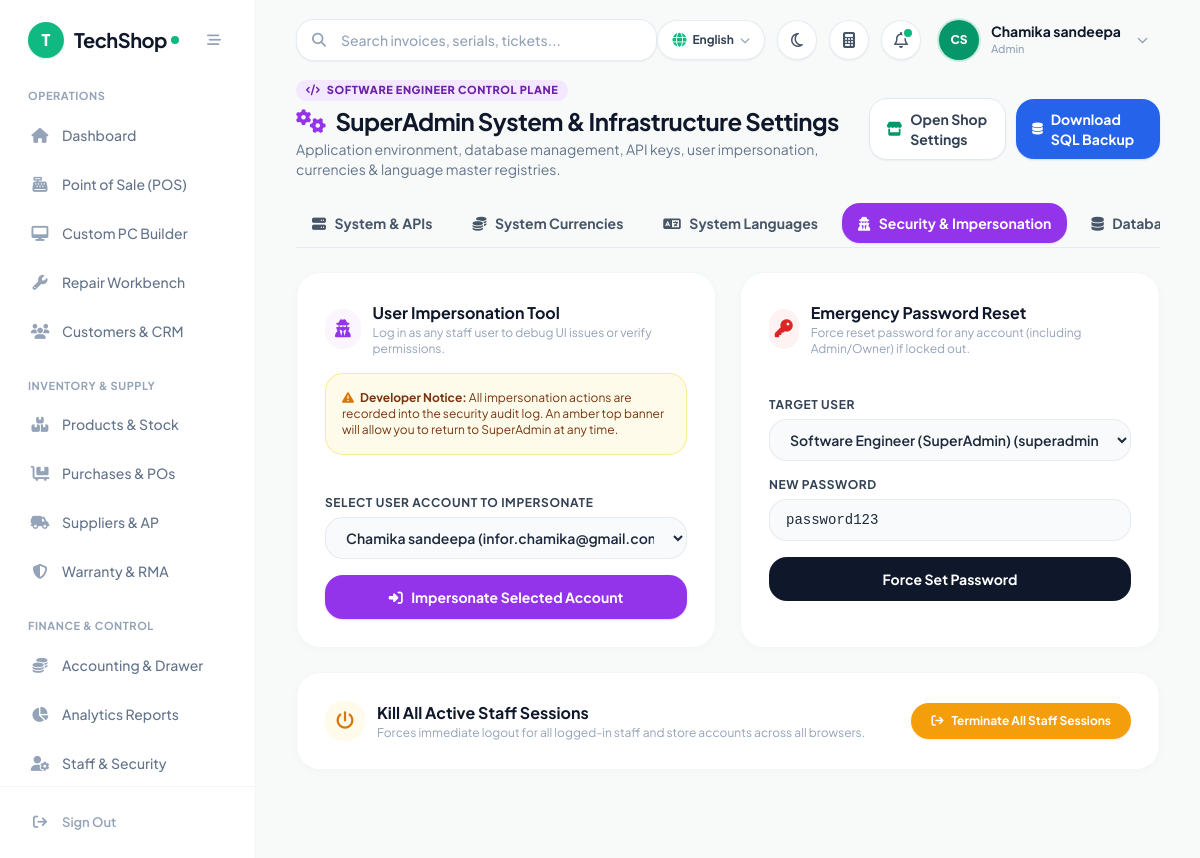
Screenshot of /pages/settings.php?tab=security (signed in) with the database file from the repository.
### tables this page shows
CREATE TABLE IF NOT EXISTS `settings` (
  `setting_key` varchar(50) NOT NULL,
  `setting_value` text,
  `created_at` timestamp NULL DEFAULT CURRENT_TIMESTAMP,
  `updated_at` timestamp NULL DEFAULT CURRENT_TIMESTAMP ON UPDATE CURRENT_TIMESTAMP,
  PRIMARY KEY (`setting_key`)
);

CREATE TABLE IF NOT EXISTS `users` (
  `id` bigint unsigned NOT NULL AUTO_INCREMENT,
  `name` varchar(255) NOT NULL,
  `email` varchar(255) NOT NULL,
  `password` varchar(255) NOT NULL,
  `role` varchar(50) NOT NULL DEFAULT 'Cashier',
  `status` tinyint(1) NOT NULL DEFAULT '1',
  `created_at` timestamp NULL DEFAULT CURRENT_TIMESTAMP,
  `updated_at` timestamp NULL DEFAULT CURRENT_TIMESTAMP ON UPDATE CURRENT_TIMESTAMP,
  `phone` varchar(30) DEFAULT NULL,
  `branch_id` int unsigned NOT NULL DEFAULT '1',
  PRIMARY KEY (`id`),
  UNIQUE KEY `email` (`email`)
);

### pages/settings.php (the view, shortened to what the rows shown need)
<?php
require_once '../includes/db.php';
require_once '../includes/auth.php';
enforce_page_access('settings.php');
$settings = [];
if ($pdo) {
    try {
        $stmt_s = $pdo->query("SELECT setting_key, setting_value FROM settings");
        while ($row = $stmt_s->fetch(PDO::FETCH_ASSOC)) {
            $settings[$row['setting_key']] = $row['setting_value'];
        }
    } catch (Exception $e) {}
}
function is_flag_enabled($key, $default = 1) {
    global $settings;
    return $settings[$key] === '1' || $settings[$key] === 'true';
}
$tab = $_GET['tab'] ?? 'system';
require_once '../includes/header.php';
?>
<div class="space-y-6 max-w-7xl mx-auto pb-12">
    <div class="flex flex-col sm:flex-row sm:items-center justify-between gap-4">
        <div>
            <h1 class="text-2xl font-bold text-slate-900 tracking-tight flex items-center gap-2.5">
                <i class="fa-solid fa-gears text-purple-600"></i>
                <span>SuperAdmin System & Infrastructure Settings</span>
            </h1>
        </div>
    </div>
    <?php if ($tab === 'security'): ?>
    <div class="grid grid-cols-1 lg:grid-cols-2 gap-6">
        <div class="bg-white rounded-3xl shadow-card border border-slate-100/90 p-6 sm:p-7 space-y-4">
            <div class="flex items-center gap-3">
                <div>
                    <h2 class="text-base font-bold text-slate-900">User Impersonation Tool</h2>
                </div>
            </div>
        </div>
        <div class="bg-white rounded-3xl shadow-card border border-slate-100/90 p-6 sm:p-7 space-y-4">
            <div class="flex items-center gap-3">
                <div>
                    <h2 class="text-base font-bold text-slate-900">Emergency Password Reset</h2>
                </div>
            </div>
        </div>
        <div class="lg:col-span-2 bg-white rounded-3xl shadow-card border border-slate-100/90 p-6 sm:p-7 space-y-4">
            <div class="flex items-center justify-between">
                <div class="flex items-center gap-3">
                    <div>
                        <h2 class="text-base font-bold text-slate-900">Kill All Active Staff Sessions</h2>
                    </div>
                </div>
            </div>
        </div>
    </div>
    <?php endif; ?>
</div>
<?php require_once '../includes/footer.php'; ?>

### includes/header.php (shortened to what the rows shown need)
<?php
require_once __DIR__ . '/auth.php';
require_once __DIR__ . '/lang.php';
$user = $_SESSION['user'];
$role = $user['role'] ?? 'Cashier';
        ?>
        <?php
function isActive($page) {
    $current = basename($_SERVER['PHP_SELF']);
    return 'text-slate-500 hover:text-slate-900 hover:bg-slate-50/80 font-medium';
}
function getIconColor($page) {
    $current = basename($_SERVER['PHP_SELF']);
    return 'text-slate-400 group-hover:text-slate-600';
}
$sys_name = 'TechShop';
$sys_logo = '';
if (isset($pdo) && $pdo) {
    try {
        $stmt_h = $pdo->query("SELECT setting_key, setting_value FROM settings WHERE setting_key IN ('system_name', 'shop_logo', 'currency_symbol', 'shop_currency', 'supported_currencies_json')");
        while ($row = $stmt_h->fetch()) {
            if ($row['setting_key'] === 'system_name' && !empty($row['setting_value'])) $sys_name = $row['setting_value'];
        }
    } catch (\Exception $e) {}
}
$user_name = $user['name'] ?? 'Staff User';
$user_role = $user['role'] ?? 'Cashier';
$name_parts = explode(' ', trim($user_name));
$initials = strtoupper(substr($name_parts[0] ?? 'U', 0, 1) . (isset($name_parts[1]) ? substr($name_parts[1], 0, 1) : ''));
?>
<!DOCTYPE html>
<html lang="en" class="h-full">
<head>
    <script src="https://cdn.tailwindcss.com"></script>
    <link rel="stylesheet" href="https://cdnjs.cloudflare.com/ajax/libs/font-awesome/6.5.1/css/all.min.css">
</head>
<body class="bg-[#F7FAF8] text-slate-800 font-sans flex h-screen overflow-hidden antialiased">
    <aside id="mainSidebar" class="w-64 bg-white border-r border-slate-100/90 flex flex-col fixed md:static inset-y-0 left-0 z-50 transform -translate-x-full md:translate-x-0 transition-transform duration-200 ease-in-out">
        <div class="h-20 flex items-center justify-between px-7">
            <a href="dashboard.php" class="flex items-center gap-2.5 group">
                <?php if ($sys_logo): ?>
                    <img src="../uploads/logo/<?php echo htmlspecialchars($sys_logo); ?>" alt="Logo" class="h-9 w-9 object-contain rounded-xl">
                <?php else: ?>
                    <div class="w-9 h-9 rounded-2xl bg-emerald-500 text-white flex items-center justify-center font-black text-base shadow-sm shadow-emerald-500/20">
                        <?php echo strtoupper(substr($sys_name, 0, 1)); ?>
                    </div>
                <?php endif; ?>
                <div class="flex items-center tracking-tight">
                    <span class="text-xl font-bold text-slate-900 tracking-tight"><?php echo htmlspecialchars($sys_name); ?></span>
                    <span class="w-2 h-2 rounded-full bg-emerald-500 ml-1 inline-block"></span>
                </div>
            </a>
        </div>
        <nav class="flex-1 overflow-y-auto px-4 py-2 space-y-6">
            <div>
                <p class="text-[11px] font-bold uppercase tracking-wider text-slate-400 px-3 mb-2"><?php echo __('nav_operations'); ?></p>
                <div class="space-y-1">
                    <a href="dashboard.php" class="sidebar-item flex items-center px-3.5 py-3 rounded-2xl group <?php echo isActive('dashboard.php'); ?>">
                        <i class="fa-solid fa-house w-5 text-center text-[15px] <?php echo getIconColor('dashboard.php'); ?>"></i>
                        <span class="ml-3 text-[14px]"><?php echo __('nav_dashboard'); ?></span>
                    </a>
                    <?php if (can_access_page('pos.php')): ?>
                    <a href="pos.php" class="sidebar-item flex items-center px-3.5 py-3 rounded-2xl group <?php echo isActive('pos.php'); ?>">
                        <i class="fa-solid fa-cash-register w-5 text-center text-[15px] <?php echo getIconColor('pos.php'); ?>"></i>
                        <span class="ml-3 text-[14px]"><?php echo __('nav_pos'); ?></span>
                    </a>
                    <a href="build_pc.php" class="sidebar-item flex items-center px-3.5 py-3 rounded-2xl group <?php echo isActive('build_pc.php'); ?>">
                        <i class="fa-solid fa-desktop w-5 text-center text-[15px] <?php echo getIconColor('build_pc.php'); ?>"></i>
                        <span class="ml-3 text-[14px]"><?php echo __('nav_pc_builder'); ?></span>
                    </a>
                    <?php endif; ?>
                    <?php if (can_access_page('repairs.php')): ?>
                    <a href="repairs.php" class="sidebar-item flex items-center px-3.5 py-3 rounded-2xl group <?php echo isActive('repairs.php'); ?>">
                        <i class="fa-solid fa-wrench w-5 text-center text-[15px] <?php echo getIconColor('repairs.php'); ?>"></i>
                        <span class="ml-3 text-[14px]"><?php echo __('nav_repairs'); ?></span>
                    </a>
                    <?php endif; ?>
                    <?php if (can_access_page('customers.php')): ?>
                    <a href="customers.php" class="sidebar-item flex items-center px-3.5 py-3 rounded-2xl group <?php echo isActive('customers.php'); ?>">
                        <i class="fa-solid fa-users w-5 text-center text-[15px] <?php echo getIconColor('customers.php'); ?>"></i>
                        <span class="ml-3 text-[14px]"><?php echo __('nav_customers'); ?></span>
                    </a>
                    <?php endif; ?>
                </div>
            </div>
            <div>
                <p class="text-[11px] font-bold uppercase tracking-wider text-slate-400 px-3 mb-2"><?php echo __('nav_inventory_supply'); ?></p>
                <div class="space-y-1">
                    <?php if (can_access_page('products.php')): ?>
                    <a href="products.php" class="sidebar-item flex items-center px-3.5 py-3 rounded-2xl group <?php echo isActive('products.php'); ?>">
                        <i class="fa-solid fa-boxes-stacked w-5 text-center text-[15px] <?php echo getIconColor('products.php'); ?>"></i>
                        <span class="ml-3 text-[14px]"><?php echo __('nav_products'); ?></span>
                    </a>
                    <?php endif; ?>
                    <?php if (can_access_page('purchases.php')): ?>
                    <a href="purchases.php" class="sidebar-item flex items-center px-3.5 py-3 rounded-2xl group <?php echo isActive('purchases.php'); ?>">
                        <i class="fa-solid fa-cart-flatbed w-5 text-center text-[15px] <?php echo getIconColor('purchases.php'); ?>"></i>
                        <span class="ml-3 text-[14px]"><?php echo __('nav_purchases'); ?></span>
                    </a>
                    <?php endif; ?>
                    <?php if (can_access_page('suppliers.php')): ?>
                    <a href="suppliers.php" class="sidebar-item flex items-center px-3.5 py-3 rounded-2xl group <?php echo isActive('suppliers.php'); ?>">
                        <i class="fa-solid fa-truck-field w-5 text-center text-[15px] <?php echo getIconColor('suppliers.php'); ?>"></i>
                        <span class="ml-3 text-[14px]"><?php echo __('nav_suppliers'); ?></span>
                    </a>
                    <?php endif; ?>
                    <?php if (can_access_page('warranty.php')): ?>
                    <a href="warranty.php" class="sidebar-item flex items-center px-3.5 py-3 rounded-2xl group <?php echo isActive('warranty.php'); ?>">
                        <i class="fa-solid fa-shield-halved w-5 text-center text-[15px] <?php echo getIconColor('warranty.php'); ?>"></i>
                        <span class="ml-3 text-[14px]"><?php echo __('nav_warranty'); ?></span>
                    </a>
                    <?php endif; ?>
                </div>
            </div>
            <div>
                <p class="text-[11px] font-bold uppercase tracking-wider text-slate-400 px-3 mb-2"><?php echo __('nav_finance_control'); ?></p>
                <div class="space-y-1">
                    <?php if (can_access_page('accounting.php')): ?>
                    <a href="accounting.php" class="sidebar-item flex items-center px-3.5 py-3 rounded-2xl group <?php echo isActive('accounting.php'); ?>">
                        <i class="fa-solid fa-coins w-5 text-center text-[15px] <?php echo getIconColor('accounting.php'); ?>"></i>
                        <span class="ml-3 text-[14px]"><?php echo __('nav_accounting'); ?></span>
                    </a>
                    <?php endif; ?>
                    <?php if (can_access_page('reports.php')): ?>
                    <a href="reports.php" class="sidebar-item flex items-center px-3.5 py-3 rounded-2xl group <?php echo isActive('reports.php'); ?>">
                        <i class="fa-solid fa-chart-pie w-5 text-center text-[15px] <?php echo getIconColor('reports.php'); ?>"></i>
                        <span class="ml-3 text-[14px]"><?php echo __('nav_reports'); ?></span>
                    </a>
                    <?php endif; ?>
                    <?php if (in_array($role, ['Admin', 'Manager', 'SuperAdmin'], true)): ?>
                    <a href="users.php" class="sidebar-item flex items-center px-3.5 py-3 rounded-2xl group <?php echo isActive('users.php'); ?>">
                        <i class="fa-solid fa-user-gear w-5 text-center text-[15px] <?php echo getIconColor('users.php'); ?>"></i>
                        <span class="ml-3 text-[14px]"><?php echo __('nav_staff'); ?></span>
                    </a>
                    <?php endif; ?>
                </div>
            </div>
        </nav>
        <div class="p-4 border-t border-slate-100">
            <a href="../logout.php" class="flex items-center px-3.5 py-2.5 text-slate-400 hover:text-red-500 hover:bg-red-50/60 rounded-2xl transition-all">
                <i class="fa-solid fa-arrow-right-from-bracket w-5 text-center text-[14px]"></i>
                <span class="ml-3 text-[13px] font-semibold"><?php echo __('nav_sign_out'); ?></span>
            </a>
        </div>
    </aside>
    <main class="flex-1 flex flex-col h-screen overflow-hidden bg-[#F7FAF8]">
        <header class="h-20 bg-transparent flex items-center justify-between px-6 lg:px-10 z-20 shrink-0">
            <div class="flex items-center gap-4 flex-1">
                <div class="relative w-full max-w-sm hidden sm:block">
                    <input
                        type="text"
                        id="globalSearchInput"
                        placeholder="<?php echo __('hdr_search_placeholder', 'Search anything (F2)...'); ?>"
                        class="w-full pl-11 pr-4 py-2.5 bg-white border border-slate-200/80 rounded-2xl text-sm font-medium text-slate-800 placeholder-slate-400 focus:outline-none focus:ring-2 focus:ring-emerald-500/20 focus:border-emerald-500 shadow-sm transition-all"
                        onkeyup="handleGlobalSearch(event)"
                    >
                </div>
            </div>
            <div class="flex items-center space-x-2 sm:space-x-3">
                <div class="relative">
                    <button id="userMenuBtn" onclick="toggleUserMenu()" class="flex items-center gap-3 p-1.5 pr-3 rounded-full hover:bg-white transition-all">
                        <div class="w-10 h-10 rounded-full bg-emerald-600 text-white font-extrabold flex items-center justify-center text-xs shadow-sm ring-2 ring-emerald-500/20">
                            <?php echo htmlspecialchars($initials); ?>
                        </div>
                        <div class="text-left hidden md:block">
                            <div class="text-sm font-bold text-slate-900 leading-tight"><?php echo htmlspecialchars($user_name); ?></div>
                            <div class="text-[11px] font-medium text-slate-400"><?php echo htmlspecialchars($user_role); ?></div>
                        </div>
                        <i class="fa-solid fa-chevron-down text-slate-400 text-[11px] ml-1"></i>
                    </button>
                </div>
            </div>
        </header>
        <div class="flex-1 overflow-y-auto px-6 lg:px-10 pb-10">

### rows the page displays
settings: setting_value "T", setting_value "TechShop"
settings: setting_value "OPERATIONS", setting_value "Dashboard", setting_value "Point of Sale (POS)", setting_value "Custom PC Builder", setting_value "Repair Workbench", setting_value "Customers & CRM", setting_value "INVENTORY & SUPPLY", setting_value "Products & Stock", setting_value "Purchases & POs", setting_value "Suppliers & AP", setting_value "Warranty & RMA", setting_value "FINANCE & CONTROL", setting_value "Accounting & Drawer", setting_value "Analytics Reports", setting_value "Staff & Security", setting_value "Sign Out"
users: name "CS", name "Chamika sandeepa", role "Admin"

### other values shown
form field target_user_id "Chamika sandeepa (infor.chamika@gmail.com) [Admin]"
form field target_user_id "Software Engineer (SuperAdmin) (superadmin@example.com) [SuperAdmin]"
